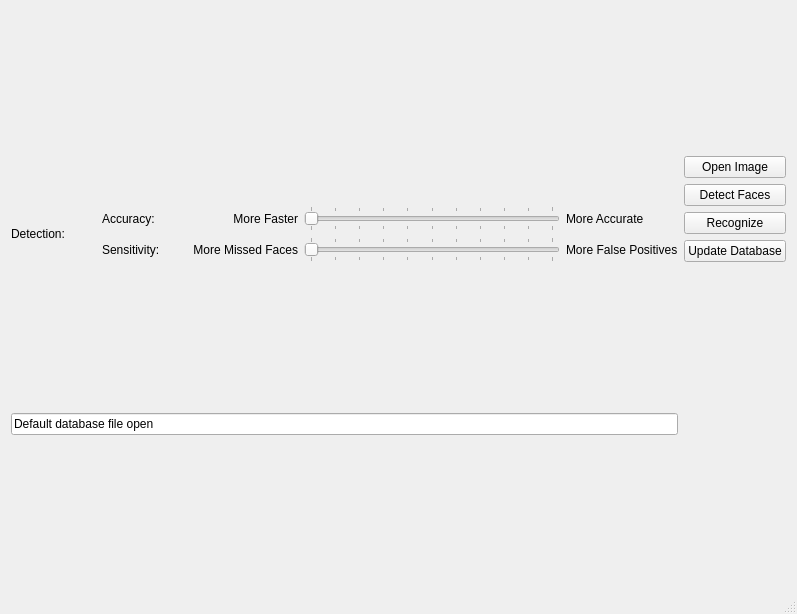
<?xml version="1.0" encoding="UTF-8"?>
<ui version="4.0">
 <class>FaceEngineDemo::MainWindow</class>
 <widget class="QMainWindow" name="MainWindow">
  <property name="geometry">
   <rect>
    <x>0</x>
    <y>0</y>
    <width>797</width>
    <height>614</height>
   </rect>
  </property>
  <property name="windowTitle">
   <string>digiKam FaceEngine Demo Program</string>
  </property>
  <widget class="QWidget" name="centralWidget">
   <layout class="QGridLayout" name="gridLayout">
    <item row="0" column="0">
     <layout class="QGridLayout" name="gridLayout_2">
      <item row="2" column="1">
       <widget class="QLabel" name="label_6">
        <property name="text">
         <string>Sensitivity:</string>
        </property>
       </widget>
      </item>
      <item row="2" column="3" colspan="3">
       <widget class="QSlider" name="sensitivitySlider">
        <property name="maximum">
         <number>100</number>
        </property>
        <property name="orientation">
         <enum>Qt::Horizontal</enum>
        </property>
        <property name="tickPosition">
         <enum>QSlider::TicksBothSides</enum>
        </property>
        <property name="tickInterval">
         <number>10</number>
        </property>
       </widget>
      </item>
      <item row="1" column="6">
       <widget class="QLabel" name="label_2">
        <property name="text">
         <string>More Accurate</string>
        </property>
       </widget>
      </item>
      <item row="1" column="1">
       <widget class="QLabel" name="label_5">
        <property name="text">
         <string>Accuracy:</string>
        </property>
       </widget>
      </item>
      <item row="2" column="6">
       <widget class="QLabel" name="label_4">
        <property name="text">
         <string>More False Positives</string>
        </property>
       </widget>
      </item>
      <item row="2" column="2">
       <widget class="QLabel" name="label_3">
        <property name="text">
         <string>More Missed Faces</string>
        </property>
        <property name="alignment">
         <set>Qt::AlignRight|Qt::AlignTrailing|Qt::AlignVCenter</set>
        </property>
       </widget>
      </item>
      <item row="1" column="3" colspan="3">
       <widget class="QSlider" name="accuracySlider">
        <property name="minimum">
         <number>0</number>
        </property>
        <property name="maximum">
         <number>100</number>
        </property>
        <property name="singleStep">
         <number>1</number>
        </property>
        <property name="pageStep">
         <number>10</number>
        </property>
        <property name="orientation">
         <enum>Qt::Horizontal</enum>
        </property>
        <property name="tickPosition">
         <enum>QSlider::TicksBothSides</enum>
        </property>
        <property name="tickInterval">
         <number>10</number>
        </property>
       </widget>
      </item>
      <item row="1" column="2">
       <widget class="QLabel" name="label">
        <property name="text">
         <string>More Faster</string>
        </property>
        <property name="alignment">
         <set>Qt::AlignRight|Qt::AlignTrailing|Qt::AlignVCenter</set>
        </property>
       </widget>
      </item>
      <item row="0" column="0" colspan="7">
       <widget class="QWidget" name="widget" native="true"/>
      </item>
      <item row="1" column="0" rowspan="2">
       <widget class="QLabel" name="label_7">
        <property name="text">
         <string>Detection:</string>
        </property>
       </widget>
      </item>
     </layout>
    </item>
    <item row="0" column="1">
     <layout class="QVBoxLayout" name="verticalLayout">
      <item>
       <widget class="QPushButton" name="openImageBtn">
        <property name="text">
         <string>Open Image</string>
        </property>
       </widget>
      </item>
      <item>
       <widget class="QPushButton" name="detectFacesBtn">
        <property name="text">
         <string>Detect Faces</string>
        </property>
       </widget>
      </item>
      <item>
       <widget class="QPushButton" name="recogniseBtn">
        <property name="text">
         <string>Recognize</string>
        </property>
       </widget>
      </item>
      <item>
       <widget class="QPushButton" name="updateDatabaseBtn">
        <property name="text">
         <string>Update Database</string>
        </property>
       </widget>
      </item>
     </layout>
    </item>
    <item row="1" column="0">
     <widget class="QLineEdit" name="configLocation">
      <property name="text">
       <string>Default database file open</string>
      </property>
     </widget>
    </item>
   </layout>
  </widget>
  <widget class="QStatusBar" name="statusBar"/>
 </widget>
 <layoutdefault spacing="6" margin="11"/>
 <resources/>
 <connections/>
</ui>
